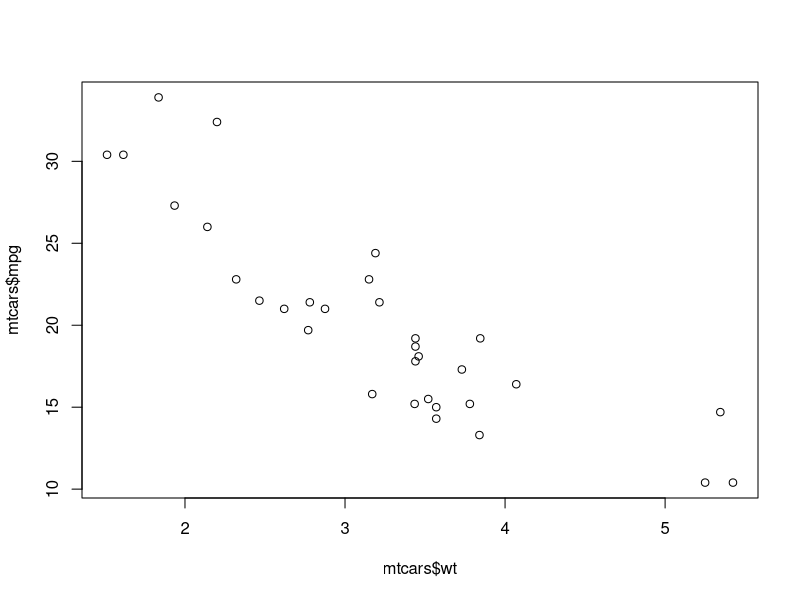
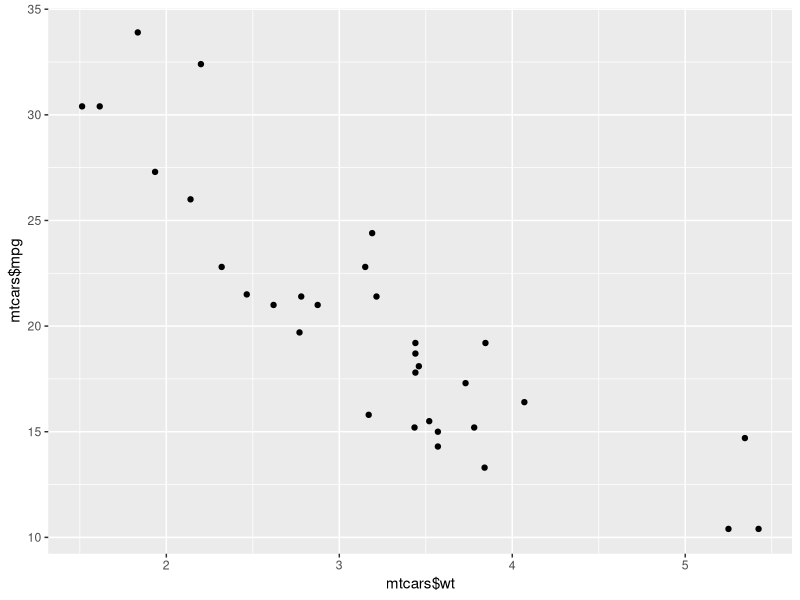
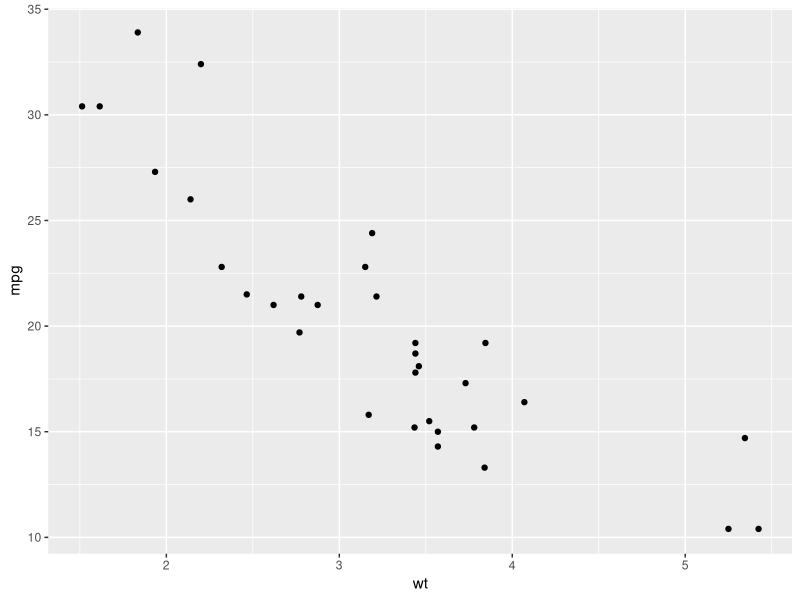
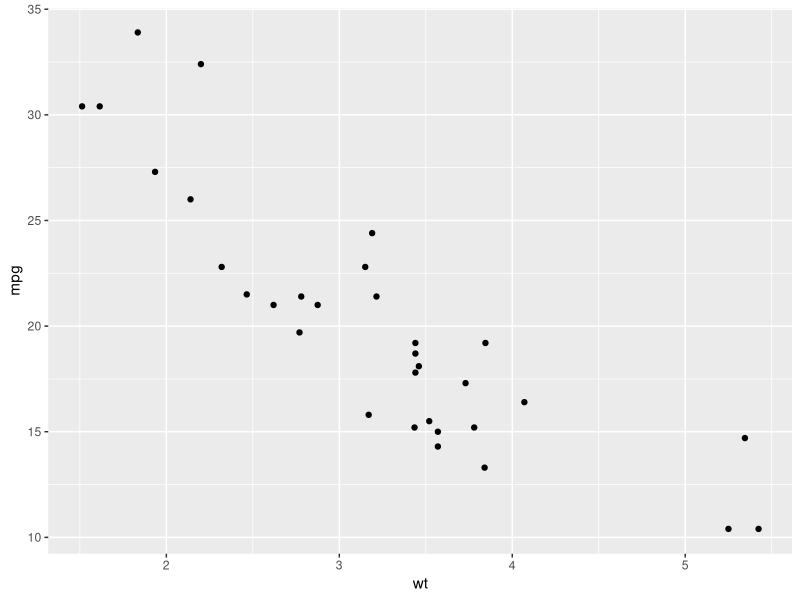
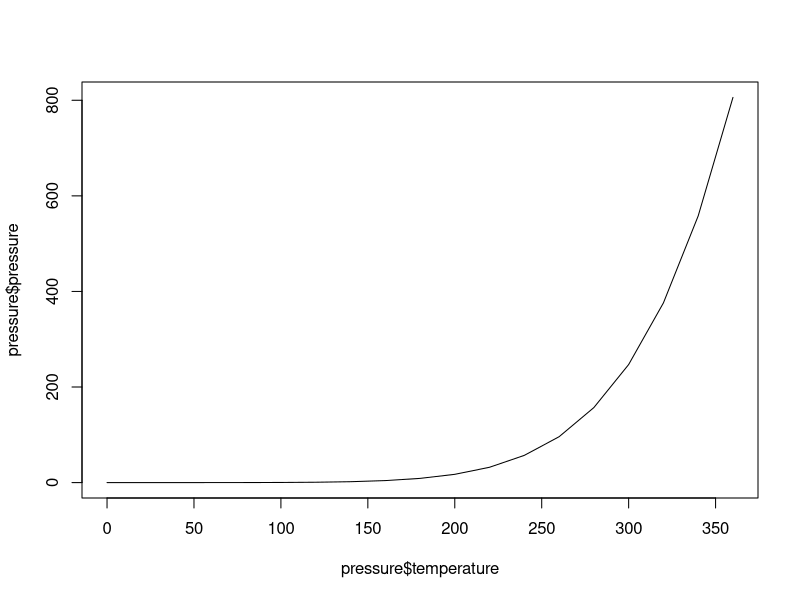
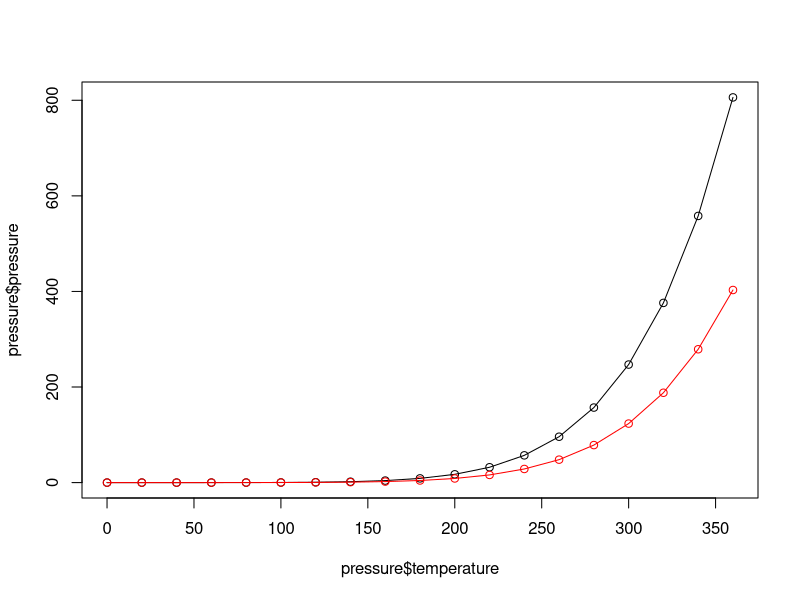
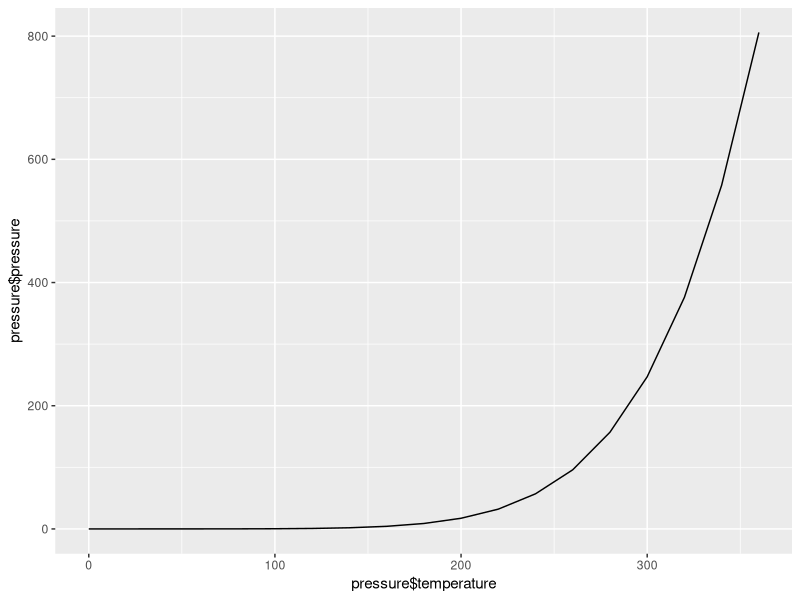
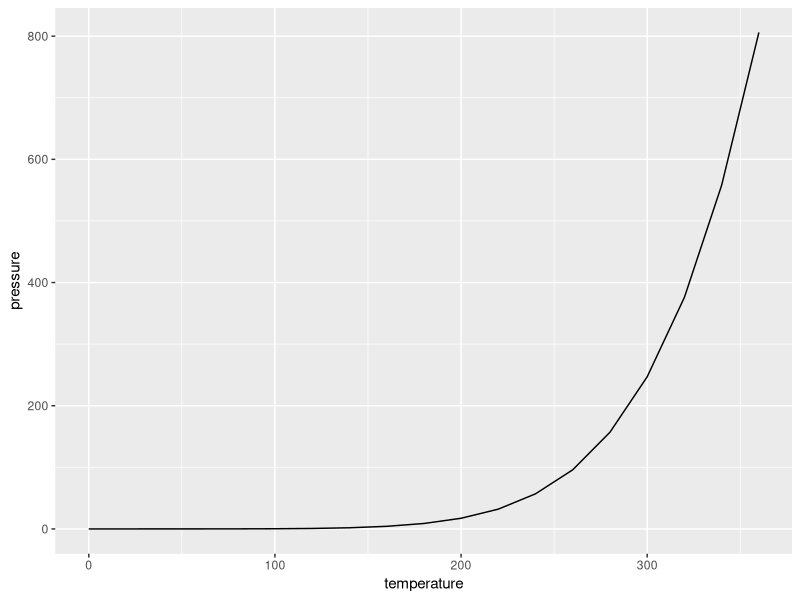

Reproduce these figures in R, in order.
#built in data sets
str(mtcars)
str(pressure)

# Creating a Scatterplot
plot(mtcars$wt, mtcars$mpg)

#for more advanced graphics use the ggplot2 library:
library(ggplot2)
qplot(mtcars$wt, mtcars$mpg)

#if the two vectors are already in the same data frame, you can use following:
qplot(wt, mpg, data=mtcars)
#which is equivalent to:
ggplot(mtcars, aes(x=wt, y=mpg)) + geom_point()


# Creating a Line Graph
plot(pressure$temperature, pressure$pressure, type='l')

#add points with points
plot(pressure$temperature, pressure$pressure, type='l')
points(pressure$temperature, pressure$pressure)

#to add additional line
lines(pressure$temperature, pressure$pressure/2, col='red')
points(pressure$temperature, pressure$pressure/2, col='red')

#with ggplot2 you can get similar results to using qplot() with geom='line'

library(ggplot2)
qplot(pressure$temperature, pressure$pressure, geom='line')

#if two vectors in same data frame use:
qplot(temperature, pressure, data=pressure, geom='line')
#equivalent to
ggplot(pressure, aes(x=temperature, y=pressure)) + geom_line()

#line and points together 
qplot(temperature, pressure, data=pressure, geom=c('line', 'point'))
#equivalent to
ggplot(pressure, aes(x=temperature, y=pressure)) + geom_line() + geom_point()

